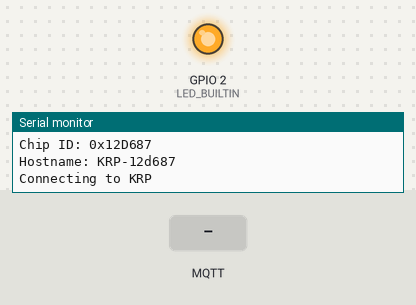
Bench run of a sketch on a simulated ESP8266 (NodeMCU). Shown: output pins drawn as LEDs (lit = HIGH, except the on-board LED, lit = LOW), the last lines printed to the serial monitor. Inputs (shaded band) come from the test bench. WiFi joins after 1.5 s; servers stay silent unless stated; no MQTT or app messages arrive unless stated. At 12.7 s the program puts the board to deep sleep or switches it off; the recording ends there.

Above: at 0.1 s.
At 1.3 s:
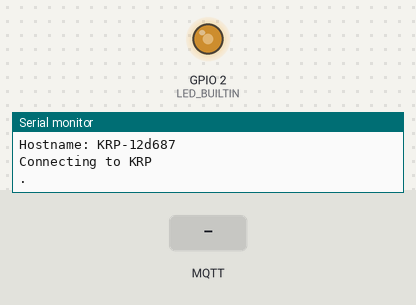
At 8.8 s:
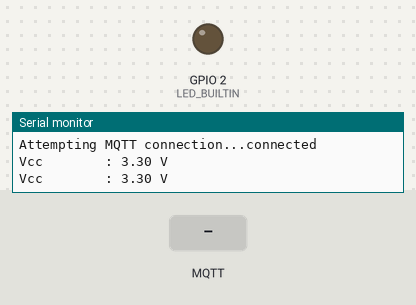
8.9 s: MQTT message "all" arrives on the first subscribed topic
Timing chart, 0 to 11.9 s (numbered marks = the images above; inputs shaded):
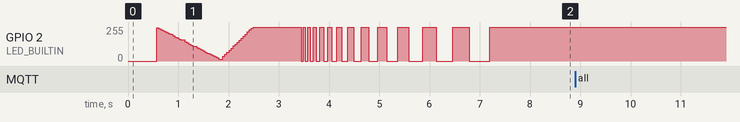

The sketch:

my_bme280_2.ino
```cpp
/*
 https://github.com/akkerman/espthp

#include <DHT.h>
#include <RunningAverage.h>
#include <Ticker.h>
#include "config.h"
 */

#define SERIAL_VERBOSE
#define WIFI
#define BME
#define MQTT

#include <math.h>              //Mathematical functions
#include <ESP8266WiFi.h>       //esp8266 Wifi support
#include <ESP8266mDNS.h>       //Multicast DNS library
#include <WiFiUdp.h>           //WiFi UDP
#include <PubSubClient.h>      //Client for MQTT
#include <Wire.h>              //I2C functions
#include <Adafruit_Sensor.h>
#include <Adafruit_BME280.h>
#include "user_interface.h"

/************ WIFI and MQTT INFORMATION (CHANGE THESE FOR YOUR SETUP) ******************/
#define HOSTNAME "KRP-"
String hostname(HOSTNAME);
IPAddress ip;

#define WIFI_SSID "KRP"
#define WIFI_PASS "m@st3rn3tw0rk"

#define MQTT_IP "192.168.100.10"
#define MQTT_PORT 1883

#define STATUS_DISCONNECTED "disconnected"
#define STATUS_ONLINE "online"
/************* MQTT TOPICS (change these topics as you wish)  **************************/
const String chipId = String(ESP.getChipId());
const String locationTopic = "test";
const String baseTopic = "sensors/" + chipId + "/";
const String tempTopic = baseTopic + "temperature";
const String humiTopic = baseTopic + "humidity";
const String presTopic = baseTopic + "pressure";
const String altiTopic = baseTopic + "altitude";
const String willTopic = baseTopic + "status";
const String vccTopic  = baseTopic + "vcc";
const String batTopic  = baseTopic + "battery";
const String batpTopic = baseTopic + "batteryp";
const String ipTopic   = baseTopic + "ip";
/******************************** PIN DEFINITIONS *************************************************/
#define SCLPIN 5 //D1
#define SDAPIN 4 //D2


/******************************** SENSOR DEFINITIONS **********************************************/

String s_temperature = "0.0";   //*C
String s_humidity = "0.0";      //%
String s_pressure = "0.0";      //hPa
String s_altitude = "0.0";      //m
String s_vcc = "0.0";           //V
String s_b = "0.0";             //V
String s_bp = "0";              //%

#define SEALEVELPRESSURE_HPA (1027.7)

#define VMIN 1900
#define VMAX 3300

/******************************** GLOBALS for fade/flash ******************************************/
#define LED_BUILTIN 2                   //D4
#define BRIGHT    350                   //max led intensity (1-500)
#define INHALE    1250                  //Inhalation time in milliseconds.
#define PULSE     INHALE*1000/BRIGHT
#define REST      1000                  //Rest Between Inhalations.
/******************************** GLOBALS *********************************************************/
#define MY_BAUD_RATE 115200
// Uncomment the next line for verbose output over UART.


#define SLEEP_USE  1
/*
 * we need to tie the RST pin to GPIO 16 (D0)
 */
int SLEEP_TIME = 600;
float DELAY_TIME = 60.0;
unsigned long previousMillis = 0;         //The last time of measurement


ADC_MODE(ADC_VCC);

WiFiClient WiFiClient;
PubSubClient client(WiFiClient);
Adafruit_BME280 bme; // I2C

//[SETUP]###########################################################################################
void setup() {
  Serial.println("\r\nsetup()");

  pinMode(LED_BUILTIN, OUTPUT); //GPIO16

  #ifdef SERIAL_VERBOSE
  Serial.begin(MY_BAUD_RATE);
  delay(10);
  Serial.setTimeout(2000);
  // Wait for serial to initialize.
  while (!Serial) { }

  // Try pushing frequency to 160MHz.
  //system_update_cpu_freq(SYS_CPU_160MHZ);

  Serial.println("\r\n");
  Serial.print("Chip ID: 0x");
  Serial.println(ESP.getChipId(), HEX);
  #endif

  #ifdef WIFI
  //WiFi
  setup_wifi();
  #endif

  #ifdef BME
  //Sensor
  Wire.begin(SDAPIN, SCLPIN);
  Wire.setClock(100000);
  if (!bme.begin(0x76)) {
    Serial.println("Could not find a valid BME280 sensor, check wiring!");
    while (1);
  }
  #endif

  #ifdef MQTT
  //MQTT
  client.setServer(MQTT_IP, MQTT_PORT);
  client.setCallback(callback);
  #endif
}

//[LOOP]############################################################################################

bool publishNow = false;

void loop() {

  yield();

  #ifdef MQTT
  if (!client.connected()) {
    reconnect();
  }
  client.loop();
  #endif

  #ifndef BME
  bmeRead();
  #endif

  vccRead();
  //batteryRead();

  unsigned long currentMillis = millis();
  if(currentMillis - previousMillis > DELAY_TIME*1000) {
    #ifdef MQTT
    publish(3);
	#endif
    previousMillis = millis();
  }

  // Add a 1 second delay.
  delay(1000); //just here to slow down the output.

}

//[OTHER]###########################################################################################

float bmeRead() {
  float t = bme.readTemperature();
  float h = bme.readHumidity();
  float p = bme.readPressure()/100.0F;
  float a = bme.readAltitude(SEALEVELPRESSURE_HPA);

  s_temperature = String(t);
  s_humidity = String(h);
  s_pressure = String(p);
  s_altitude = String(a);

  Serial.print("Temperature: "); Serial.print(t); Serial.println(" *C");
  Serial.print("Humidity   : "); Serial.print(h); Serial.println(" %");
  Serial.print("Pressure   : "); Serial.print(p); Serial.println(" hPa");
  Serial.print("Altitude   : "); Serial.print(a); Serial.println(" m");

  return t+h+p;
}

float vccRead() {
  float v  = ESP.getVcc() / 1000.0;

  s_vcc = String(v);

  Serial.print("Vcc        : "); Serial.print(v); Serial.println(" V");

  return v;
}

/*--
long batteryRead() {
  long b = readVcc();
  uint8_t bp = constrain(map(b,VMIN,VMAX,0,100),0,255);

  s_b = String(b);
  s_bp = String(bp);

  Serial.print("Vcc battery: "); Serial.print(b); Serial.println(" V");
  Serial.print("Vcc percent: "); Serial.print(bp); Serial.println(" %");

  return b;
}

// function for reading Vcc by reading 1.1V reference against AVcc. Based from http://provideyourown.com/2012/secret-arduino-voltmeter-measure-battery-voltage/
// To calibrate reading replace 1125300L with scale_constant = internal1.1Ref * 1023 * 1000, where internal1.1Ref = 1.1 * Vcc1 (per voltmeter) / Vcc2 (per readVcc() function)
long readVcc() {
  // Read 1.1V reference against AVcc
  // set the reference to Vcc and the measurement to the internal 1.1V reference
  #if defined(__AVR_ATmega32U4__) || defined(__AVR_ATmega1280__) || defined(__AVR_ATmega2560__)
    ADMUX = _BV(REFS0) | _BV(MUX4) | _BV(MUX3) | _BV(MUX2) | _BV(MUX1);
  #elif defined (__AVR_ATtiny24__) || defined(__AVR_ATtiny44__) || defined(__AVR_ATtiny84__)
    ADMUX = _BV(MUX5) | _BV(MUX0);
  #elif defined (__AVR_ATtiny25__) || defined(__AVR_ATtiny45__) || defined(__AVR_ATtiny85__)
    ADMUX = _BV(MUX3) | _BV(MUX2);
  #else
    ADMUX = _BV(REFS0) | _BV(MUX3) | _BV(MUX2) | _BV(MUX1);
  #endif

  delay(2); // Wait for Vref to settle
  ADCSRA |= _BV(ADSC); // Start conversion
  while (bit_is_set(ADCSRA,ADSC)); // measuring

  uint8_t low  = ADCL; // must read ADCL first - it then locks ADCH
  uint8_t high = ADCH; // unlocks both

  long result = (high<<8) | low;

  result = 1125300L / result; // Calculate Vcc (in mV); 1125300 = 1.1*1023*1000
  return result; // Vcc in millivolts
}
--*/

void publish(int cycles) {
  Serial.println();
  Serial.println("-----");

  for (int c = 1; c <= cycles; c++) {
    Serial.print("MQTT: publishing values... [");
    Serial.print(c);
    Serial.print("]");
    Serial.println();

	#ifndef BME
	bmeRead();
    client_publish(tempTopic, s_temperature, "*C");
    client_publish(humiTopic, s_humidity, "%");
    client_publish(presTopic, s_pressure, "hPa");
    client_publish(altiTopic, s_altitude, "m");
	#endif

    vccRead();
    client_publish(vccTopic, s_vcc, "V");

	//batteryRead();
	//client_publish(batTopic, s_b, "V");
	//client_publish(batpTopic, s_bp, "%");

	delay(500);
  }

  Serial.println("-----");
  gotoSleep(SLEEP_TIME);
}

void client_publish(String topic, String payload, String metric) {
  Serial.print("[");
  Serial.print(topic);
  Serial.print("] -> ");
  Serial.print(payload);
  Serial.print(" ");
  Serial.print(metric);
  Serial.println();
  client.publish(topic.c_str(), payload.c_str());

  delay(500);
}

//MQTT callback
// This functions is executed when some device publishes a message to a topic that your ESP8266 is subscribed to
// Change the function below to add logic to your program, so when a device publishes a message to a topic that
// your ESP8266 is subscribed you can actually do something
void callback(char* topic, byte* payload, unsigned int length) {
  std::string s( reinterpret_cast<char const*>(payload), length );
  Serial.print("Message arrived on topic [");
  Serial.print(topic);
  Serial.print("] - ");
  Serial.print(s.c_str());
  Serial.println();
  if (s == "all" || s == chipId.c_str()) {
    publish(3);
  }
}

//MQTT reconnected
// This functions reconnects your ESP8266 to your MQTT broker
// Change the function below if you want to subscribe to more topics with your ESP8266
void reconnect() {
  // Loop until we're reconnected
  while (!client.connected()) {
    Serial.print("Attempting MQTT connection...");
    // Attempt to connect
    // connect (clientID, willTopic, willQoS, willRetain, willMessage)
    if (client.connect(chipId.c_str(), willTopic.c_str(), 1, true, STATUS_DISCONNECTED)) {
      Serial.println("connected");
      Serial.println();
      client.publish(willTopic.c_str(), STATUS_ONLINE, true);
      client.publish(ipTopic.c_str(), ip.toString().c_str(), true);
      client.subscribe("config/publish");
      publishNow = true;
    } else {
      Serial.print("failed, rc=");
      Serial.print(client.state());
      Serial.println(" try again in 5 seconds");
      Serial.println();
      // Wait 5 seconds before retrying
      delay(5000);
    }
  }
}

void breathingLED () {
  //ramp increasing intensity, Inhalation:
  for (int i=1;i<BRIGHT;i++){
    digitalWrite(LED_BUILTIN, LOW);          // turn the LED on.
    delayMicroseconds(i*10);                 // wait
    digitalWrite(LED_BUILTIN, HIGH);         // turn the LED off.
    delayMicroseconds(PULSE-i*10);           // wait
    delay(0);                                //to prevent watchdog firing.
  }
  //ramp decreasing intensity, Exhalation (half time):
  for (int i=BRIGHT-1;i>0;i--){
    digitalWrite(LED_BUILTIN, LOW);          // turn the LED on.
    delayMicroseconds(i*10);                 // wait
    digitalWrite(LED_BUILTIN, HIGH);         // turn the LED off.
    delayMicroseconds(PULSE-i*10);           // wait
    i--;
    delay(0);                                //to prevent watchdog firing.
  }
  delay(REST);                               //take a rest...
}

void blinkSuccess() {
  for (int i = 4; i < 50; i = (5 * i) >> 2) {
    digitalWrite(LED_BUILTIN, LOW);    // turn the LED on
    delay(10 * i);                     // wait
    digitalWrite(LED_BUILTIN, HIGH);   // turn the LED off
    delay(10 * i);                     // wait
  }
}

void blinkError() {
  for (int i = 0; i < 28; i++) {
    digitalWrite(LED_BUILTIN, LOW);    // turn the LED on
    delay(125);                        // wait
    digitalWrite(LED_BUILTIN, HIGH);   // turn the LED off
    delay(125);                        // wait
  }
}

void gotoSleep(int sec_duration) {
  if(SLEEP_USE == 1){
    Serial.println("Going to sleep...");
    client.disconnect();
    WiFi.disconnect();
    //delay(100);
    /*
    mode is one of WAKE_RF_DEFAULT, WAKE_RFCAL, WAKE_NO_RFCAL, WAKE_RF_DISABLED.
    WAKE_RF_DEFAULT = 0, // RF_CAL or not after deep-sleep wake up, depends on init data byte 108.
    WAKE_RFCAL = 1,      // RF_CAL after deep-sleep wake up, there will be large current.
    WAKE_NO_RFCAL = 2,   // no RF_CAL after deep-sleep wake up, there will only be small current.
    WAKE_RF_DISABLED = 4 // disable RF after deep-sleep wake up, just like modem sleep, there will be the smallest current.
    (GPIO16 needs to be tied to RST to wake from deepSleep.)
    */
    ESP.deepSleep(sec_duration * 1000 * 1000, WAKE_RF_DEFAULT);
    //delay(1000);   // wait for deep sleep to happen
    //delayMicroseconds(1000000);  //Simple 1 Sec Delay

    // Deep sleep mode until RESET pin is connected to a LOW signal (for example pushbutton or magnetic reed switch)
    //Serial.println("I'm awake, but I'm going into deep sleep mode until RESET pin is connected to a LOW signal");
    //ESP.deepSleep(0);

    //Serial.println("Sleep failed.");
    //while (1) {
    //  blinkError();
    //}
  }
}

bool checkBound(float newValue, float prevValue, float maxDiff) {
  return !isnan(newValue) &&
         (newValue < prevValue - maxDiff || newValue > prevValue + maxDiff);
}

//WiFi connect
void setup_wifi() {
  hostname += String(ESP.getChipId(), HEX);
  WiFi.hostname(hostname);

  // Print hostname.
  Serial.println("Hostname: " + hostname);
  //Serial.println(WiFi.hostname());
  delay(10);
  // We start by connecting to a WiFi network
  Serial.println();
  Serial.print("Connecting to ");
  Serial.println(WIFI_SSID);

  WiFi.mode(WIFI_STA);
  WiFi.begin(WIFI_SSID, WIFI_PASS);

  int retries = 15;
  while (WiFi.status() != WL_CONNECTED && --retries > 0) {
    delay(500);
    Serial.print(".");
    breathingLED ();
  }
  if (retries == 0) {
    blinkError();
    ESP.restart();
  /*
  ESP.restart() tells the SDK to reboot, so its a more clean reboot, use this one if possible.
  the boot mode:(1,7) problem is known and only happens at the first restart after serial flashing.
  if you do one manual reboot by power or RST pin all will work
  */
  }

  Serial.println("");
  Serial.println("WiFi connected");
  blinkSuccess();
  Serial.print("IP address: ");
  ip = WiFi.localIP();
  Serial.println(ip);
}
```
